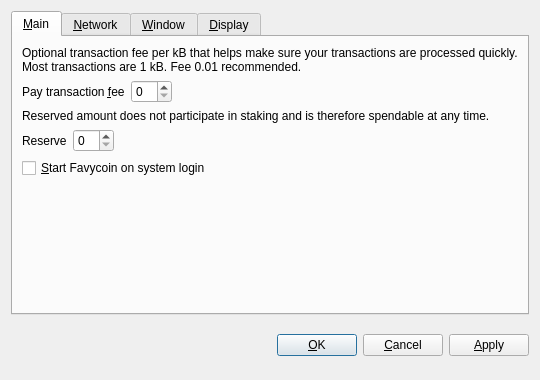
<?xml version="1.0" encoding="UTF-8"?>
<ui version="4.0">
 <class>OptionsDialog</class>
 <widget class="QDialog" name="OptionsDialog">
  <property name="geometry">
   <rect>
    <x>0</x>
    <y>0</y>
    <width>540</width>
    <height>380</height>
   </rect>
  </property>
  <property name="windowTitle">
   <string>Options</string>
  </property>
  <property name="modal">
   <bool>true</bool>
  </property>
  <layout class="QVBoxLayout" name="verticalLayout">
   <item>
    <widget class="QTabWidget" name="tabWidget">
     <property name="tabPosition">
      <enum>QTabWidget::North</enum>
     </property>
     <property name="currentIndex">
      <number>0</number>
     </property>
     <widget class="QWidget" name="tabMain">
      <attribute name="title">
       <string>&amp;Main</string>
      </attribute>
      <layout class="QVBoxLayout" name="verticalLayout_Main">
       <item>
        <widget class="QLabel" name="transactionFeeInfoLabel">
         <property name="text">
          <string>Optional transaction fee per kB that helps make sure your transactions are processed quickly. Most transactions are 1 kB. Fee 0.01 recommended.</string>
         </property>
         <property name="textFormat">
          <enum>Qt::PlainText</enum>
         </property>
         <property name="wordWrap">
          <bool>true</bool>
         </property>
        </widget>
       </item>
       <item>
        <layout class="QHBoxLayout" name="horizontalLayoutFee">
         <item>
          <widget class="QLabel" name="transactionFeeLabel">
           <property name="text">
            <string>Pay transaction &amp;fee</string>
           </property>
           <property name="textFormat">
            <enum>Qt::PlainText</enum>
           </property>
           <property name="buddy">
            <cstring>transactionFee</cstring>
           </property>
          </widget>
         </item>
         <item>
          <widget class="BitcoinAmountField" name="transactionFee"/>
         </item>
         <item>
          <spacer name="horizontalSpacerFee">
           <property name="orientation">
            <enum>Qt::Horizontal</enum>
           </property>
           <property name="sizeHint" stdset="0">
            <size>
             <width>40</width>
             <height>20</height>
            </size>
           </property>
          </spacer>
         </item>
        </layout>
       </item>
       <item>
        <widget class="QLabel" name="reserveBalanceInfoLabel">
         <property name="text">
          <string>Reserved amount does not participate in staking and is therefore spendable at any time.</string>
         </property>
         <property name="textFormat">
          <enum>Qt::PlainText</enum>
         </property>
         <property name="wordWrap">
          <bool>true</bool>
         </property>
        </widget>
       </item>
       <item>
        <layout class="QHBoxLayout" name="horizontalLayoutReserveBalance">
         <item>
          <widget class="QLabel" name="reserveBalanceLabel">
           <property name="text">
            <string>Reserve</string>
           </property>
           <property name="textFormat">
            <enum>Qt::PlainText</enum>
           </property>
           <property name="buddy">
            <cstring>reserveBalance</cstring>
           </property>
          </widget>
         </item>
         <item>
          <widget class="BitcoinAmountField" name="reserveBalance"/>
         </item>
         <item>
          <spacer name="horizontalSpacerReserveBalance">
           <property name="orientation">
            <enum>Qt::Horizontal</enum>
           </property>
           <property name="sizeHint" stdset="0">
            <size>
             <width>40</width>
             <height>20</height>
            </size>
           </property>
          </spacer>
         </item>
        </layout>
       </item>
       <item>
        <widget class="QCheckBox" name="bitcoinAtStartup">
         <property name="toolTip">
          <string>Automatically start Favycoin after logging in to the system.</string>
         </property>
         <property name="text">
          <string>&amp;Start Favycoin on system login</string>
         </property>
        </widget>
       </item>
       <item>
        <spacer name="verticalSpacer_Main">
         <property name="orientation">
          <enum>Qt::Vertical</enum>
         </property>
         <property name="sizeHint" stdset="0">
          <size>
           <width>20</width>
           <height>40</height>
          </size>
         </property>
        </spacer>
       </item>
      </layout>
     </widget>
     <widget class="QWidget" name="tabNetwork">
      <attribute name="title">
       <string>&amp;Network</string>
      </attribute>
      <layout class="QVBoxLayout" name="verticalLayout_Network">
       <item>
        <widget class="QCheckBox" name="mapPortUpnp">
         <property name="toolTip">
          <string>Automatically open the Favycoin client port on the router. This only works when your router supports UPnP and it is enabled.</string>
         </property>
         <property name="text">
          <string>Map port using &amp;UPnP</string>
         </property>
        </widget>
       </item>
       <item>
        <widget class="QCheckBox" name="connectSocks">
         <property name="toolTip">
          <string>Connect to the Favycoin network through a SOCKS proxy (e.g. when connecting through Tor).</string>
         </property>
         <property name="text">
          <string>&amp;Connect through SOCKS proxy:</string>
         </property>
        </widget>
       </item>
       <item>
        <layout class="QHBoxLayout" name="horizontalLayout_Network">
         <item>
          <widget class="QLabel" name="proxyIpLabel">
           <property name="text">
            <string>Proxy &amp;IP:</string>
           </property>
           <property name="textFormat">
            <enum>Qt::PlainText</enum>
           </property>
           <property name="buddy">
            <cstring>proxyIp</cstring>
           </property>
          </widget>
         </item>
         <item>
          <widget class="QValidatedLineEdit" name="proxyIp">
           <property name="maximumSize">
            <size>
             <width>140</width>
             <height>16777215</height>
            </size>
           </property>
           <property name="toolTip">
            <string>IP address of the proxy (e.g. 127.0.0.1)</string>
           </property>
          </widget>
         </item>
         <item>
          <widget class="QLabel" name="proxyPortLabel">
           <property name="text">
            <string>&amp;Port:</string>
           </property>
           <property name="textFormat">
            <enum>Qt::PlainText</enum>
           </property>
           <property name="buddy">
            <cstring>proxyPort</cstring>
           </property>
          </widget>
         </item>
         <item>
          <widget class="QLineEdit" name="proxyPort">
           <property name="maximumSize">
            <size>
             <width>55</width>
             <height>16777215</height>
            </size>
           </property>
           <property name="toolTip">
            <string>Port of the proxy (e.g. 9050)</string>
           </property>
          </widget>
         </item>
         <item>
          <widget class="QLabel" name="socksVersionLabel">
           <property name="text">
            <string>SOCKS &amp;Version:</string>
           </property>
           <property name="textFormat">
            <enum>Qt::PlainText</enum>
           </property>
           <property name="buddy">
            <cstring>socksVersion</cstring>
           </property>
          </widget>
         </item>
         <item>
          <widget class="QValueComboBox" name="socksVersion">
           <property name="toolTip">
            <string>SOCKS version of the proxy (e.g. 5)</string>
           </property>
          </widget>
         </item>
         <item>
          <spacer name="horizontalSpacer_Network">
           <property name="orientation">
            <enum>Qt::Horizontal</enum>
           </property>
           <property name="sizeHint" stdset="0">
            <size>
             <width>40</width>
             <height>20</height>
            </size>
           </property>
          </spacer>
         </item>
        </layout>
       </item>
       <item>
        <spacer name="verticalSpacer_Network">
         <property name="orientation">
          <enum>Qt::Vertical</enum>
         </property>
         <property name="sizeHint" stdset="0">
          <size>
           <width>20</width>
           <height>40</height>
          </size>
         </property>
        </spacer>
       </item>
      </layout>
     </widget>
     <widget class="QWidget" name="tabWindow">
      <attribute name="title">
       <string>&amp;Window</string>
      </attribute>
      <layout class="QVBoxLayout" name="verticalLayout_Window">
       <item>
        <widget class="QCheckBox" name="minimizeToTray">
         <property name="toolTip">
          <string>Show only a tray icon after minimizing the window.</string>
         </property>
         <property name="text">
          <string>&amp;Minimize to the tray instead of the taskbar</string>
         </property>
        </widget>
       </item>
       <item>
        <widget class="QCheckBox" name="minimizeOnClose">
         <property name="toolTip">
          <string>Minimize instead of exit the application when the window is closed. When this option is enabled, the application will be closed only after selecting Quit in the menu.</string>
         </property>
         <property name="text">
          <string>M&amp;inimize on close</string>
         </property>
        </widget>
       </item>
       <item>
        <spacer name="verticalSpacer_Window">
         <property name="orientation">
          <enum>Qt::Vertical</enum>
         </property>
         <property name="sizeHint" stdset="0">
          <size>
           <width>20</width>
           <height>40</height>
          </size>
         </property>
        </spacer>
       </item>
      </layout>
     </widget>
     <widget class="QWidget" name="tabDisplay">
      <attribute name="title">
       <string>&amp;Display</string>
      </attribute>
      <layout class="QVBoxLayout" name="verticalLayout_Display">
       <item>
        <layout class="QHBoxLayout" name="horizontalLayout_1_Display">
         <item>
          <widget class="QLabel" name="langLabel">
           <property name="text">
            <string>User Interface &amp;language:</string>
           </property>
           <property name="textFormat">
            <enum>Qt::PlainText</enum>
           </property>
           <property name="buddy">
            <cstring>lang</cstring>
           </property>
          </widget>
         </item>
         <item>
          <widget class="QValueComboBox" name="lang">
           <property name="toolTip">
            <string>The user interface language can be set here. This setting will take effect after restarting Favycoin.</string>
           </property>
          </widget>
         </item>
        </layout>
       </item>
       <item>
        <layout class="QHBoxLayout" name="horizontalLayout_2_Display">
         <item>
          <widget class="QLabel" name="unitLabel">
           <property name="text">
            <string>&amp;Unit to show amounts in:</string>
           </property>
           <property name="textFormat">
            <enum>Qt::PlainText</enum>
           </property>
           <property name="buddy">
            <cstring>unit</cstring>
           </property>
          </widget>
         </item>
         <item>
          <widget class="QValueComboBox" name="unit">
           <property name="toolTip">
            <string>Choose the default subdivision unit to show in the interface and when sending coins.</string>
           </property>
          </widget>
         </item>
        </layout>
       </item>
       <item>
        <widget class="QCheckBox" name="displayAddresses">
         <property name="toolTip">
          <string>Whether to show Favycoin addresses in the transaction list or not.</string>
         </property>
         <property name="text">
          <string>&amp;Display addresses in transaction list</string>
         </property>
        </widget>
       </item>
       <item>
        <widget class="QCheckBox" name="coinControlFeatures">
         <property name="toolTip">
          <string>Whether to show coin control features or not.</string>
         </property>
         <property name="text">
          <string>Display coin &amp;control features (experts only!)</string>
         </property>
        </widget>
       </item>
       <item>
        <spacer name="verticalSpacer_Display">
         <property name="orientation">
          <enum>Qt::Vertical</enum>
         </property>
         <property name="sizeHint" stdset="0">
          <size>
           <width>20</width>
           <height>40</height>
          </size>
         </property>
        </spacer>
       </item>
      </layout>
     </widget>
    </widget>
   </item>
   <item>
    <layout class="QHBoxLayout" name="horizontalLayout_Buttons">
     <item>
      <spacer name="horizontalSpacer_1">
       <property name="orientation">
        <enum>Qt::Horizontal</enum>
       </property>
       <property name="sizeHint" stdset="0">
        <size>
         <width>40</width>
         <height>48</height>
        </size>
       </property>
      </spacer>
     </item>
     <item>
      <widget class="QLabel" name="statusLabel">
       <property name="font">
        <font>
         <weight>75</weight>
         <bold>true</bold>
        </font>
       </property>
       <property name="text">
        <string/>
       </property>
       <property name="textFormat">
        <enum>Qt::PlainText</enum>
       </property>
       <property name="wordWrap">
        <bool>true</bool>
       </property>
      </widget>
     </item>
     <item>
      <spacer name="horizontalSpacer_2">
       <property name="orientation">
        <enum>Qt::Horizontal</enum>
       </property>
       <property name="sizeHint" stdset="0">
        <size>
         <width>40</width>
         <height>48</height>
        </size>
       </property>
      </spacer>
     </item>
     <item>
      <widget class="QPushButton" name="okButton">
       <property name="text">
        <string>&amp;OK</string>
       </property>
      </widget>
     </item>
     <item>
      <widget class="QPushButton" name="cancelButton">
       <property name="text">
        <string>&amp;Cancel</string>
       </property>
       <property name="autoDefault">
        <bool>false</bool>
       </property>
      </widget>
     </item>
     <item>
      <widget class="QPushButton" name="applyButton">
       <property name="text">
        <string>&amp;Apply</string>
       </property>
       <property name="autoDefault">
        <bool>false</bool>
       </property>
      </widget>
     </item>
    </layout>
   </item>
  </layout>
 </widget>
 <customwidgets>
  <customwidget>
   <class>BitcoinAmountField</class>
   <extends>QSpinBox</extends>
   <header>bitcoinamountfield.h</header>
  </customwidget>
  <customwidget>
   <class>QValueComboBox</class>
   <extends>QComboBox</extends>
   <header>qvaluecombobox.h</header>
  </customwidget>
  <customwidget>
   <class>QValidatedLineEdit</class>
   <extends>QLineEdit</extends>
   <header>qvalidatedlineedit.h</header>
  </customwidget>
 </customwidgets>
 <resources/>
 <connections/>
</ui>
